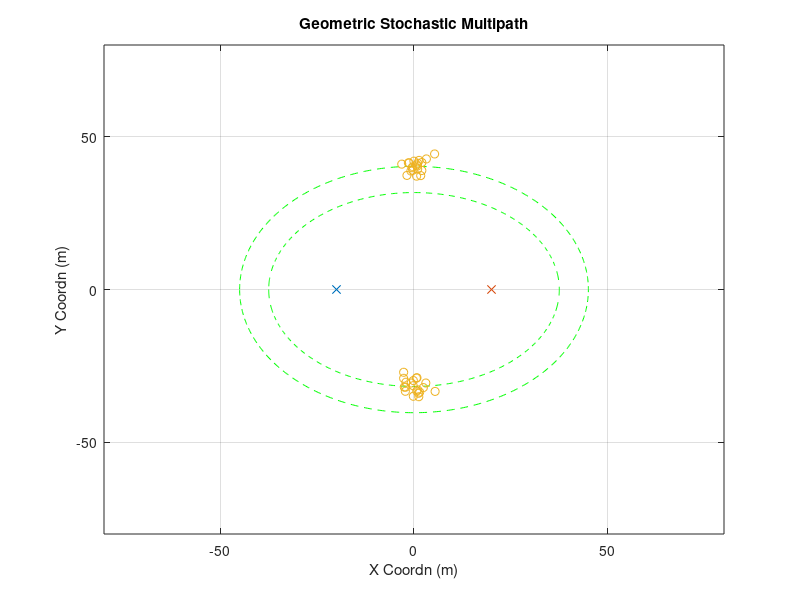

Reproduce this figure in MATLAB. (Note: this script raises an error after producing the figure.)
% 1.Test whether it is possible to get reasonable "initial guess" of channle
% parameter
% 2.This script uses channel model of get_H_freq2
% 3.This version assumed transmitter array gain is perfect (not fractional
% mismatch) and gain is Nt
% 4. It uses LMS version 2 (as compared to LMS_v1 in initialization_v4 )
clear;clc;close all
% rng(2)
%% other parameter
plot_ellipse = 1;
noise_pow = 1;

%% Goemetry Parameters
Nt = 16;
Nr = 16;
D_bs2ue = 40;
loc0_ue = [-D_bs2ue/2,0];
loc0_bs = [D_bs2ue/2,0];
speed_c = 3e8;
fc = 28e9;
%% Large Scale Parameter (Multiple Clusters)
cluster_delay = [300e-9,250e-9];
cluster_num = 2;
ray_num = 20;

%% Cluster Generation (Strongest Two?)
for cluster_index = 1:cluster_num
    delay = cluster_delay(cluster_index);
    ellipse_len = delay*speed_c;
    a = ellipse_len/2;
    c = D_bs2ue/2;
    b = sqrt(a^2-c^2);
    
%     AOA = rand*pi-pi/2;
    if cluster_index==1
        AOA = pi/2;
    else
        AOA = -pi/2;
    end
    loc_cluster_cnt = [a*cos(AOA),b*sin(AOA)];
    loc_cluster = repmat(loc_cluster_cnt,ray_num,1)+[randn(ray_num,1)*2,randn(ray_num,1)*2];
    loc_cluster_total((cluster_index-1)*ray_num+1:cluster_index*ray_num,:) =  loc_cluster;
    
    for ray_index = 1:ray_num
        raydelay(cluster_index,ray_index) = (norm(loc_cluster(ray_index,:)-loc0_bs)...
                    +norm(loc_cluster(ray_index,:)-loc0_ue))/speed_c;
        temp = loc_cluster(ray_index,:) - loc0_ue;
        rayAOA(cluster_index,ray_index) = angle(temp(1)+1j*temp(2));
        temp = loc_cluster(ray_index,:) - loc0_bs;
        rayAOD(cluster_index,ray_index) = angle(temp(1)+1j*temp(2));
    end
    raygain = exp(1j*rand(cluster_num, ray_num)*2*pi);
%     raygain(2,:) = zeros(1,ray_num);
    
    fprintf('Cluster %d:\n',cluster_index);
    fprintf('DS Mean:    %4.2f ns\n', mean(raydelay(cluster_index,:)*1e9));
    fprintf('DS Std Dev: %4.2f ns\n', sqrt(var(raydelay(cluster_index,:)*1e9)));
    fprintf('AOAS Mean:    %4.2f degree\n', mean(rayAOA(cluster_index,:)/pi*180));
    fprintf('AOAS Std Dev: %4.2f degree\n', sqrt(var(rayAOA(cluster_index,:)/pi*180)));
    fprintf('AODS Mean:    %4.2f degree\n', mean(rayAOD(cluster_index,:)/pi*180));
    fprintf('AODS Std Dev: %4.2f degree\n', sqrt(var(rayAOD(cluster_index,:)/pi*180)));
    
    % plot ellipse
    if plot_ellipse
        t = -pi:0.01:pi;
        x = a*cos(t);
        y = b*sin(t);
        figure(99)
        plot(x,y,'g--');hold on
    end
end

% plot of scattering ellipse
if plot_ellipse
    figure(99)
    plot(loc0_ue(1),loc0_ue(2),'x');hold on
    plot(loc0_bs(1),loc0_bs(2),'x');hold on
    plot(loc_cluster_total(:,1),loc_cluster_total(:,2),'o');hold on
    title('Geometric Stochastic Multipath')
    axis([-80,80,-80,80])
    xlabel('X Coordn (m)')
    ylabel('Y Coordn (m)')
    grid on
end

%% Frequency Domain MIMO Channel & Frequency Domain Equivalent Beamspace Channel
Nfft = 512;
H_freq0 = get_H_freq2( raygain,...
                       raydelay,...
                       rayAOA,...
                       rayAOD,...
                       cluster_num,...
                       ray_num,...
                       Nt, Nr);
norm_factor = sqrt(mean(mean(mean(abs(H_freq0).^2))));
% norm_factor = 1;
H_freq0 = H_freq0 / norm_factor ;

%%
phi1 = mean(rayAOA(1,:),2);
% phi_round1 = round(mean(rayAOA(1,:),2)/pi*2^6)/2^6*pi;
phi_round1 = phi1;
arx1 = exp(1j*(0:Nr-1)'*pi*sin(phi_round1))/sqrt(Nr);

phi_round1_leftasst = (round(mean(rayAOA(1,:),2)/pi*2^6)-0.25)/2^6*pi;
arx1_leftasst = exp(1j*(0:Nr-1)'*pi*sin(phi_round1_leftasst))/sqrt(Nr);
phi_round1_rightasst = (round(mean(rayAOA(1,:),2)/pi*2^6)+0.25)/2^6*pi;
arx1_rightasst = exp(1j*(0:Nr-1)'*pi*sin(phi_round1_rightasst))/sqrt(Nr);

theta1 = mean(rayAOD(1,:),2);
atx1 = exp(1j*(0:Nt-1)'*pi*sin(theta1))/sqrt(Nt);

phi2 = mean(rayAOA(2,:),2);
% phi_round2 = round(mean(rayAOA(2,:),2)/pi*2^6)/2^6*pi;
phi_round2 = phi2;
arx2 = exp(1j*(0:Nr-1)'*pi*sin(phi_round2))/sqrt(Nr);
theta2 = mean(rayAOD(2,:),2);
atx2 = exp(1j*(0:Nt-1)'*pi*sin(theta2))/sqrt(Nt);
%% quick look at post-beamforming wideband channel 
if noise_pow == 10
    NMSE = -10;
elseif noise_pow == 1
    NMSE = -20;
elseif noise_pow == 0.1
    NMSE = -30;
end

H_error_scaler = sqrt(10^(NMSE/10));
for kk=1:Nfft
    H_error = (randn(Nr,Nt)+1j*randn(Nr,Nt))/sqrt(2)*H_error_scaler;
    H_BB1(kk,1) = arx1'*(squeeze(H_freq0(:,:,kk))+H_error)*atx1;
    H_BB2(kk,1) = arx2'*(squeeze(H_freq0(:,:,kk))+H_error)*atx2;
end
% figure
% plot(10*log10(abs(H_BB1(:,1))))
% grid on
% xlabel('Subcarrier Index')
% ylabel('Channel Gain (dB)')
%% OMP approach 
G = 1000;
Nfft = 512;
tau_range = linspace(150,350,G)*1e-9;
krange = transpose(1:Nfft);
for gg=1:G
    Psi(:,gg) = exp(-1j*(2*pi)*krange*tau_range(gg)/(Nfft*1e-9));
end
s_tau = zeros(Nfft,ray_num);
h_res = H_BB1(:,1);
for rr=1:ray_num
    [~, kr_bb1(rr)] = max(abs(Psi'*h_res));
    s_tau(:,rr) = Psi(:,kr_bb1(rr));
    h_res = (eye(Nfft) - s_tau(:,1:rr)*pinv(s_tau(:,1:rr)))*H_BB1(:,1);
end

s_tau = zeros(Nfft,ray_num);
h_res = H_BB2(:,1);
for rr=1:ray_num
    [~, kr_bb2(rr)] = max(abs(Psi'*h_res));
    s_tau(:,rr) = Psi(:,kr_bb2(rr));
    h_res = (eye(Nfft) - s_tau(:,1:rr)*pinv(s_tau(:,1:rr)))*H_BB2(:,1);
end
% [sort(tau_range(kr)).' sort(raydelay(1,:)).']*1e9
%% Parameter refinement using Alternative Search in BB1
t_num = 50;
for tt = 1:t_num
    if tt==1
        rayAOA_prev = ones(1,ray_num)*phi1;
        raydelay_prev = tau_range(kr_bb1);
    elseif tt>1
        raydelay_prev = tau_est;
        rayAOA_prev = AOA_est;
        raygain_prev = alpha_est;
    end

    % Alternative estimation parameters
    
        %---------------------------------------------
        % Alpha estimation using previous tau and phi
        %---------------------------------------------
        for kk=1:Nfft
            if tt==1
                bigPhi = ones(1,ray_num)*1e-5;
            else
                bigPhi = sin(rayAOA_prev(1,:))-sin(phi_round1);
            end
            bigTheta = -sin(rayAOD(1,:))+sin(theta1);
            BigAlpha(kk,:) = exp(-1j*2*pi*kk*(raydelay_prev(1,:))/(1e-9*Nfft))...
                .*(1-exp(1j*pi*Nr*bigPhi))./(1-exp(1j*pi*bigPhi))...
                .*Nt...
                ./(Nt*Nr);
        end
        alpha_est = (pinv(BigAlpha)*H_BB1(:,1)).';
%         H_BB1_pred(:,tt) = BigAlpha*(alpha_est.');
%         figure
%         plot(abs(H_BB1_pred(:,tt)));hold on
%         plot(abs(H_BB1(:,1)));hold on
%         legend('pred','true')
        
        
        %---------------------------------------------
        % tau estimation with previous alpha and phi
        %---------------------------------------------
        for kk=1:Nfft
%             bigPhi = sin(rayAOA_prev(1,:))-sin(phi_round1);
            bigTheta = -sin(rayAOD(1,:))+sin(theta1);
            BigTau(kk,:) = (-1j*2*pi/(Nfft*1e-9)*kk)...
            .*exp(-1j*2*pi*kk*(raydelay_prev(1,:))/(1e-9*Nfft))...
            .*alpha_est...    
            .*(1-exp(1j*pi*Nr*bigPhi))./(1-exp(1j*pi*bigPhi))...
            .*Nt...
            ./(Nt*Nr);
            
            BigTau_const(kk,:) = exp(-1j*2*pi*kk*(raydelay_prev(1,:))...
            /(1e-9*Nfft))...
            .*alpha_est...    
            .*(1-exp(1j*pi*Nr*bigPhi))./(1-exp(1j*pi*bigPhi))...
            .*Nt...
            ./(Nt*Nr);
        end
%         H_BB1_pred(:,tt) = sum(BigTau_const,2)+BigTau*((raydelay(1,:)-raydelay_prev(1,:)).');
        deltatau_est = pinv([real(BigTau);imag(BigTau)])...
            *[real(H_BB1(:,1)-sum(BigTau_const,2));imag(H_BB1(:,1)-sum(BigTau_const,2))];
        tau_est = raydelay_prev(1,:) + deltatau_est.';
%         H_BB1_pred_real(:,tt) = real(BigTau) * deltatau_est + real(sum(BigTau_const,2));
%         H_BB1_pred_imag(:,tt) = imag(BigTau) * deltatau_est + imag(sum(BigTau_const,2));
%         figure
%         plot(abs(H_BB1_pred_real(:,tt)+1j*H_BB1_pred_imag(:,tt)));hold on
%         plot(abs(H_BB1(:,1)));hold on
%         legend('pred','true')

        %---------------------------------------------
        % phi estimation using previous alpha and tau
        %---------------------------------------------
%         rayAOA_prev(1,:) = rayAOA_prev(1,:) + deltaAOA_est;
        for kk=1:Nfft
%             bigPhi = sin(rayAOA_prev(1,:))-sin(phi_round1);
            bigTheta = -sin(rayAOD(1,:))+sin(theta1);
            BigPhi_const(kk,:) = alpha_est(1,:)...
                .*exp(-1j*2*pi*kk*(tau_est)/(1e-9*Nfft))...
                .*(1-exp(1j*pi*Nr*bigPhi))./(1-exp(1j*pi*bigPhi))...
                .*Nt...
                ./(Nt*Nr);
            for ray_index=1:ray_num
                phi_bar = phi_round1;
                phi_chan = rayAOA_prev(1,ray_index);
                BigPHI(kk,ray_index) = alpha_est(ray_index)...
                .*exp(-1j*2*pi*kk*(tau_est(ray_index))/(1e-9*Nfft))...
                .*((-1j*pi*Nr*cos(rayAOA_prev(1,ray_index)))*exp(1j*pi*Nr*bigPhi(ray_index))*(1-exp(1j*pi*bigPhi(ray_index)))...
                -(1-exp(1j*pi*Nr*bigPhi(ray_index)))*exp(1j*pi*bigPhi(ray_index))*(-1j*pi*cos(rayAOA_prev(1,ray_index))))...
                ./((1-exp(1j*pi*bigPhi(ray_index)))^2)...
                .*Nt...
                ./(Nt*Nr);
            end
        end
%         H_BB1_pred(:,tt) = sum(BigPhi_const,2)+BigPHI*((rayAOA(1,:)-rayAOA_prev(1,:)).');
        deltaAOA_est = pinv([real(BigPHI);imag(BigPHI)])...
            *[real(H_BB1(:,1)-sum(BigPhi_const,2));imag(H_BB1(:,1)-sum(BigPhi_const,2))];
        AOA_est = rayAOA_prev(1,:) + deltaAOA_est.';
        
%         H_BB1_pred_real(:,tt) = real(BigPHI) * deltaAOA_est + real(sum(BigPhi_const,2));
%         H_BB1_pred_imag(:,tt) = imag(BigPHI) * deltaAOA_est + imag(sum(BigPhi_const,2));
%         figure
%         plot(abs(H_BB1_pred_real(:,tt)+1j*H_BB1_pred_imag(:,tt)));hold on
%         plot(abs(H_BB1(:,1)));hold on
%         legend('pred','true')
        
        %---------------------------------------------
        % Post-Beamforming Channel Using Estimated Parameter
        %---------------------------------------------
        bigPhi_est = sin(AOA_est)-sin(phi_round1);
        for kk=1:Nfft
        H_BB1_pred(kk,tt) = sum(alpha_est(1,:)...
                .*exp(-1j*2*pi*kk*tau_est/(1e-9*Nfft))...
                .*(1-exp(1j*pi*Nr*bigPhi_est))./(1-exp(1j*pi*bigPhi_est))...
                ./Nr);
        end

    MSE_init1(tt) = norm(H_BB1(:,1)-H_BB1_pred(:,tt),'fro')/norm(H_BB1(:,1),'fro');
end
% wrap-up everything for tracking
tau_est1 = tau_est;
AOA_est1= AOA_est;
alpha_est1 = alpha_est;
%% 
figure
plot(MSE_init1);hold on;grid on
xlabel('Iteration')
title('MSE in Initilization')
ylabel('MSE in BB1')
%% Parameter refinement using Alternative Search in BB2
t_num = 50;
for tt = 1:t_num
    if tt==1
        rayAOA_prev = ones(1,ray_num)*phi2;
        raydelay_prev = tau_range(kr_bb2);
    elseif tt>1
        raydelay_prev = tau_est;
        rayAOA_prev = AOA_est;
        raygain_prev = alpha_est;
    end

    % Alternative estimation parameters
    
        %---------------------------------------------
        % Alpha estimation using previous tau and phi
        %---------------------------------------------
        for kk=1:Nfft
            if tt==1
                bigPhi = ones(1,ray_num)*1e-5;
            else
                bigPhi = sin(rayAOA_prev(1,:))-sin(phi_round2);
            end
%             bigPhi = sin(rayAOA_prev(1,:))-sin(phi_round2);
            bigTheta = -sin(rayAOD(2,:))+sin(theta2);
            BigAlpha(kk,:) = exp(-1j*2*pi*kk*(raydelay_prev(1,:))/(1e-9*Nfft))...
                .*(1-exp(1j*pi*Nr*bigPhi))./(1-exp(1j*pi*bigPhi))...
            .*Nt...
            ./(Nt*Nr);
        end
        alpha_est = (pinv(BigAlpha)*H_BB2(:,1)).';
        H_BB2_pred(:,tt) = BigAlpha*(alpha_est.');
%         figure
%         plot(abs(H_BB1_pred(:,tt)));hold on
%         plot(abs(H_BB1(:,tt)));hold on
%         legend('pred','true')
        
        
        %---------------------------------------------
        % tau estimation with previous alpha and phi
        %---------------------------------------------
        for kk=1:Nfft
%             bigPhi = sin(rayAOA_prev(1,:))-sin(phi_round2);
            bigTheta = -sin(rayAOD(2,:))+sin(theta2);
            BigTau(kk,:) = (-1j*2*pi/(Nfft*1e-9)*kk)...
            .*exp(-1j*2*pi*kk*(raydelay_prev(1,:))/(1e-9*Nfft))...
            .*alpha_est...    
            .*(1-exp(1j*pi*Nr*bigPhi))./(1-exp(1j*pi*bigPhi))...
            .*Nt...
            ./(Nt*Nr);
            
            BigTau_const(kk,:) = exp(-1j*2*pi*kk*(raydelay_prev(1,:))...
            /(1e-9*Nfft))...
            .*alpha_est...    
            .*(1-exp(1j*pi*Nr*bigPhi))./(1-exp(1j*pi*bigPhi))...
            .*Nt...
            ./(Nt*Nr);
        end
%         H_BB1_pred(:,tt) = sum(BigTau_const,2)+BigTau*((raydelay(1,:)-raydelay_prev(1,:)).');
        deltatau_est = pinv([real(BigTau);imag(BigTau)])...
            *[real(H_BB2(:,1)-sum(BigTau_const,2));imag(H_BB2(:,1)-sum(BigTau_const,2))];
        tau_est = raydelay_prev(1,:) + deltatau_est.';
%         H_BB2_pred_real(:,tt) = real(BigTau) * deltatau_est + real(sum(BigTau_const,2));
%         H_BB2_pred_imag(:,tt) = imag(BigTau) * deltatau_est + imag(sum(BigTau_const,2));
%         figure
%         plot(abs(H_BB2_pred_real(:,tt)+1j*H_BB2_pred_imag(:,tt)));hold on
%         plot(abs(H_BB2(:,1)));hold on
%         legend('pred','true')

        %---------------------------------------------
        % phi estimation using previous alpha and tau
        %---------------------------------------------
%         rayAOA_prev(1,:) = rayAOA_prev(1,:) + deltaAOA_est;
        for kk=1:Nfft
%             bigPhi = sin(rayAOA_prev(1,:))-sin(phi_round2);
            bigTheta = -sin(rayAOD(2,:))+sin(theta2);
            BigPhi_const(kk,:) = alpha_est(1,:)...
                .*exp(-1j*2*pi*kk*(tau_est)/(1e-9*Nfft))...
                .*(1-exp(1j*pi*Nr*bigPhi))./(1-exp(1j*pi*bigPhi))...
                .*Nt...
                ./(Nt*Nr);
            for ray_index=1:ray_num
                phi_bar = phi_round1;
                phi_chan = rayAOA_prev(1,ray_index);
                BigPHI(kk,ray_index) = alpha_est(ray_index)...
                .*exp(-1j*2*pi*kk*(tau_est(ray_index))/(1e-9*Nfft))...
                .*((-1j*pi*Nr*cos(rayAOA_prev(1,ray_index)))*exp(1j*pi*Nr*bigPhi(ray_index))*(1-exp(1j*pi*bigPhi(ray_index)))...
                -(1-exp(1j*pi*Nr*bigPhi(ray_index)))*exp(1j*pi*bigPhi(ray_index))*(-1j*pi*cos(rayAOA_prev(1,ray_index))))...
                ./((1-exp(1j*pi*bigPhi(ray_index)))^2)...
                .*Nt...
                ./(Nt*Nr);
            end
        end
%         H_BB1_pred(:,tt) = sum(BigPhi_const,2)+BigPHI*((rayAOA(1,:)-rayAOA_prev(1,:)).');
        deltaAOA_est = pinv([real(BigPHI);imag(BigPHI)])...
            *[real(H_BB2(:,1)-sum(BigPhi_const,2));imag(H_BB2(:,1)-sum(BigPhi_const,2))];
        AOA_est = rayAOA_prev(1,:) + deltaAOA_est.';
        
%         H_BB1_pred_real(:,tt) = real(BigPHI) * deltaAOA_est + real(sum(BigPhi_const,2));
%         H_BB1_pred_imag(:,tt) = imag(BigPHI) * deltaAOA_est + imag(sum(BigPhi_const,2));
%         figure
%         plot(abs(H_BB2_pred_real(:,tt)+1j*H_BB2_pred_imag(:,tt)));hold on
%         plot(abs(H_BB2(:,1)));hold on
%         legend('pred','true')
        
        %---------------------------------------------
        % Post-Beamforming Channel Using Estimated Parameter
        %---------------------------------------------
        bigPhi_est = sin(AOA_est)-sin(phi_round2);
        for kk=1:Nfft
        H_BB2_pred(kk,tt) = sum(alpha_est(1,:)...
                .*exp(-1j*2*pi*kk*tau_est/(1e-9*Nfft))...
                .*(1-exp(1j*pi*Nr*bigPhi_est))./(1-exp(1j*pi*bigPhi_est))...
                .*Nt...
                ./(Nt*Nr));
        end
%         figure
%         plot(abs(H_BB2_pred(:,tt)));hold on
%         plot(abs(H_BB2(:,1)));hold on
%         legend('pred','true')


    MSE_init2(tt) = norm(H_BB2(:,1)-H_BB2_pred(:,tt),'fro')/norm(H_BB2(:,1),'fro');
end

% wrap-up everything for tracking
tau_est2 = tau_est;
AOA_est2 = AOA_est;
alpha_est2 = alpha_est;

%%
% figure
% plot(MSE_init2);hold on;grid on
% xlabel('Iteration')
% title('MSE in Initilization')
% ylabel('MSE in BB2')
%% Channel change in BB1 and BB2
rho = 1;
speed_rotate = -100/180*pi;
t_range = (2.5:2.5:200)*1e-3;
for tt = 1:length(t_range)
    t_now = t_range(tt);
    dt = t_range(2)-t_range(1);
    
    % setup speed
    if t_now<500e-3
        speed_v = [10, 0];
    else
        speed_v = [10, 0];
    end
    
    if tt==1
        loc_ue = loc0_ue + speed_v * dt;
    else
        loc_ue = loc_ue + speed_v * dt;
    end
     
%     clc
%     fprintf('Time Evolution %2.4f s\n',t_range(tt));
    [raydelay, rayAOA, rayAOD ] = get_multipath(loc0_bs, loc_ue, loc_cluster_total,...
                                            cluster_num, ray_num );
    rayAOA = rayAOA + speed_rotate * (tt-1) * dt;
%     raygain = raygain.*exp(1j*rand(cluster_num,ray_num)*2*pi*sqrt(1-rho^2));
    raygain = rho * raygain + (randn(cluster_num,ray_num)+1j*randn(cluster_num,ray_num))...
                                /sqrt(2)*sqrt(1-rho^2);

%     H_freq = get_H_freq2(raygain, raydelay, rayAOA, rayAOD, cluster_num, ray_num, Nt, Nr);
%     H_freq = H_freq / norm_factor ;

    raygain_true_BB1(tt,:)  = raygain(1,:);
    raygain_true_BB2(tt,:)  = raygain(2,:);
    
    raydelay_true_BB1(tt,:)  = raydelay(1,:);
    raydelay_true_BB2(tt,:)  = raydelay(2,:);
    
    rayAOA_true_BB1(tt,:)  = rayAOA(1,:);
    rayAOA_true_BB2(tt,:)  = rayAOA(2,:);
end

%% Parameter tracking using gradient descent
stepsize = 1e-7;

raydelay_est_BB1 = zeros(length(t_range),ray_num);
rayAOA_est_BB1 = zeros(length(t_range),ray_num);
raygain_est_BB1 = zeros(length(t_range),ray_num);

raydelay_est_BB2 = zeros(length(t_range),ray_num);
rayAOA_est_BB2 = zeros(length(t_range),ray_num);
raygain_est_BB2 = zeros(length(t_range),ray_num);

for tt = 1:length(t_range)
    
    raygain(1,:) = raygain_true_BB1(tt,:);
    raydelay(1,:) = raydelay_true_BB1(tt,:);
    rayAOA(1,:) = rayAOA_true_BB1(tt,:);
    
    raygain(2,:) = raygain_true_BB2(tt,:);
    raydelay(2,:) = raydelay_true_BB2(tt,:);
    rayAOA(2,:) = rayAOA_true_BB2(tt,:);
    
    H_freq = get_H_freq2(raygain, raydelay, rayAOA, rayAOD, cluster_num, ray_num, Nt, Nr);
    H_freq = H_freq / norm_factor;
    MIMO_noise = (randn(Nr,Nt,Nfft)+1j*randn(Nr,Nt,Nfft))*sqrt(noise_pow/2);
    H_freq_noisy = H_freq + MIMO_noise;
    
    arx1 = exp(1j*(0:Nr-1)'*pi*sin(phi_round1))/sqrt(Nr);
    arx2 = exp(1j*(0:Nr-1)'*pi*sin(phi_round2))/sqrt(Nr);

    for kk=1:Nfft
        H_error = (randn(Nr,Nt)+1j*randn(Nr,Nt))/sqrt(2)*H_error_scaler;
        H_BB1(kk,tt) = arx1'*(squeeze(H_freq(:,:,kk))+H_error)*atx1;   
        H_BB2(kk,tt) = arx2'*(squeeze(H_freq(:,:,kk))+H_error)*atx2;   
    end
    
    if tt==1
        raydelay_est_BB1(tt,:) = tau_est1;
        rayAOA_est_BB1(tt,:) = AOA_est1;
        raygain_est_BB1(tt,:) = alpha_est1;

        raydelay_est_BB2(tt,:) = tau_est2;
        rayAOA_est_BB2(tt,:) = AOA_est2;
        raygain_est_BB2(tt,:) = alpha_est2;
        
%         raydelay_est_BB1(tt,:) = raydelay(1,:);
%         rayAOA_est_BB1(tt,:) = rayAOA(1,:);
%         raygain_est_BB1(tt,:) = raygain(1,:)/norm_factor;
%         
%         raydelay_est_BB2(tt,:) = raydelay(2,:);
%         rayAOA_est_BB2(tt,:) = rayAOA(2,:);
%         raygain_est_BB2(tt,:) = raygain(2,:)/norm_factor;
    else
        raydelay_est_BB1(tt,:) = tau_est_BB1;
        rayAOA_est_BB1(tt,:) = phi_est_BB1;
        raygain_est_BB1(tt,:) = alpha_est_BB1;
        
        raydelay_est_BB2(tt,:) = tau_est_BB2;
        rayAOA_est_BB2(tt,:) = phi_est_BB2;
        raygain_est_BB2(tt,:) = alpha_est_BB2;
    end
    
    % gain is not updated in this algorithm
    alpha_est_BB1 = raygain_est_BB1(tt,:);
    alpha_est_BB2 = raygain_est_BB2(tt,:);

    % LMS update for channel parameters in BB1
    [tau_est_BB1, deltaAOA_est_BB1,  phi_est_BB1] ...
        = LMS_tracking_v2( alpha_est_BB1,...
                        raydelay_est_BB1(tt,:),...
                        rayAOA_est_BB1(tt,:),...
                        phi_round1,...
                        rayAOD(1,:),...
                        theta1,...
                        H_BB1(:,tt),...
                        Nt, Nr, Nfft, ray_num, stepsize);

    phi_round1 = phi_round1 + stepsize * deltaAOA_est_BB1.';

        % LMS update for channel parameters in BB2
    [tau_est_BB2, deltaAOA_est_BB2,  phi_est_BB2] ...
        = LMS_tracking_v2( alpha_est_BB2,...
                        raydelay_est_BB2(tt,:),...
                        rayAOA_est_BB2(tt,:),...
                        phi_round2,...
                        rayAOD(2,:),...
                        theta2,...
                        H_BB2(:,tt),...
                        Nt, Nr, Nfft, ray_num, stepsize);

    phi_round2 = phi_round2 + stepsize * deltaAOA_est_BB2.';
        %---------------------------------------------
        % Post-Beamforming Channel Using Estimated Parameter
        %---------------------------------------------
        bigPhi_est = sin(phi_est_BB1)-sin(phi_round1);
        bigTheta = -sin(rayAOD(1,:))+sin(theta1);
        for kk=1:Nfft
        H_BB1_pred(kk,tt) = sum(alpha_est_BB1(1,:)...
                .*exp(-1j*2*pi*kk*tau_est_BB1/(1e-9*Nfft))...
                .*(1-exp(1j*pi*Nr*bigPhi_est))./(1-exp(1j*pi*bigPhi_est))...
                .*Nt...
                ./(Nt*Nr));
        end
        
        bigPhi_est = sin(phi_est_BB2)-sin(phi_round2);
        bigTheta = -sin(rayAOD(2,:))+sin(theta2);
        for kk=1:Nfft
        H_BB2_pred(kk,tt) = sum(alpha_est_BB2(1,:)...
                .*exp(-1j*2*pi*kk*tau_est_BB2/(1e-9*Nfft))...
                .*(1-exp(1j*pi*Nr*bigPhi_est))./(1-exp(1j*pi*bigPhi_est))...
                .*Nt...
                ./(Nt*Nr));
        end

    
    % post-BF evaluation
    MSE_tracking_BB1(tt) = norm(H_BB1(:,tt)-H_BB1_pred(:,tt),'fro')/norm(H_BB1(:,tt),'fro');
    MSE_oldest_BB1(tt) = norm(H_BB1(:,tt)-H_BB1(:,1),'fro')/norm(H_BB1(:,tt),'fro');
    
    MSE_tracking_BB2(tt) = norm(H_BB2(:,tt)-H_BB2_pred(:,tt),'fro')/norm(H_BB2(:,tt),'fro');
    MSE_oldest_BB2(tt) = norm(H_BB2(:,tt)-H_BB2(:,1),'fro')/norm(H_BB2(:,tt),'fro');
    
    % capacity evaluation
%     L = cluster_num;
    L = 1;
    SINR_k = zeros(L,Nfft);

    H_freq_est = get_H_freq2([alpha_est_BB1; alpha_est_BB2],...
                             [tau_est_BB1;   tau_est_BB2],...
                             [phi_est_BB1;   phi_est_BB2],...
                              rayAOD,...
                              cluster_num,...
                              ray_num,...
                              Nt, Nr);
    
    for kk=1:Nfft
        [U,S,V] = svd(H_freq_est(:,:,kk));
        [diag_S, temp_idx] = sort(diag(S), 'descend');
        S_sorted  = diag(diag_S);
        U_sorted = U(:,temp_idx);
        V_sorted = V(:,temp_idx); 
        U_est{kk} = U_sorted(:,1:L);
        V_est{kk} = V_sorted(:,1:L);
        
        % true chan
        H_k = squeeze(H_freq(:,:,kk));
        gain = U_est{kk}' * H_k *V_est{kk};
        
        if L==2
            % Capcity computing with L = 2 multiplexed streams
            SINR_k(1, kk) = abs(gain(1,1))^(2) / ((abs(gain(1,2)).^2) + noise_pow);
            SINR_k(2, kk) = abs(gain(2,2))^(2) / ((abs(gain(2,1)).^2) + noise_pow);
        elseif L==1
            % Capcity computing with L = 2 multiplexed streams
            SINR_k(1, kk) = abs(gain(1,1))^(2) / (noise_pow);
        end
    end
    if L==2
        capacity_track(tt) = mean(sum(log2(1+SINR_k))); % bps/Hz
    elseif L==1
        capacity_track(tt) = mean(log2(1+SINR_k)); % bps/Hz
    end


    
    % with perfect CSI
    for kk=1:Nfft
        H_error = (randn(Nr,Nt)+1j*randn(Nr,Nt))/sqrt(2)*H_error_scaler;
        [U,S,V] = svd((squeeze(H_freq(:,:,kk))+H_error));
        [diag_S, temp_idx] = sort(diag(S), 'descend');
        S_sorted  = diag(diag_S);
        U_sorted = U(:,temp_idx);
        V_sorted = V(:,temp_idx); 
        if tt==1
            U_true{kk} = U_sorted(:,1:L);
            V_true{kk} = V_sorted(:,1:L);
        end

        % true chan
        H_k = squeeze(H_freq(:,:,kk));
        gain_true = U_true{kk}' * H_k *V_true{kk};

        if L==2
            % Capcity computing with L = 2 multiplexed streams
            SINR_k_true(1, kk) = abs(gain_true(1,1))^(2) / ((abs(gain_true(1,2)).^2) + noise_pow);
            SINR_k_true(2, kk) = abs(gain_true(2,2))^(2) / ((abs(gain_true(2,1)).^2) + noise_pow);

        elseif L==1
            % Capcity computing with L = 2 multiplexed streams
            SINR_k_true(1, kk) = abs(gain(1,1))^(2) / (noise_pow);

        end
    end
    if L==2
        capacity_true(tt) = mean(sum(log2(1+SINR_k_true))); % bps/Hz
    elseif L==1
        capacity_true(tt) = mean(log2(1+SINR_k_true)); % bps/Hz
    end
end

%% post-beamforming NMSE
figure
plot(1e3*t_range, MSE_tracking_BB1,'linewidth',3);hold on;
plot(1e3*t_range, MSE_oldest_BB1,'linewidth',3);hold on
plot(1e3*t_range, MSE_tracking_BB2,'linewidth',3);hold on;
plot(1e3*t_range, MSE_oldest_BB2,'linewidth',3);hold on
grid on
xlabel('time (ms)')
title('MSE in Tracking')
ylabel('MSE')
legend('BB1 w/ tracking','BB1 w/o tracking','BB2 w/ tracking','BB2 w/o tracking')

%% angle and delay tracking performance
figure
subplot(221)
plot(1e9*mean(raydelay_est_BB1,2));
hold on
plot(1e9*mean(raydelay_true_BB1,2));
legend('est.','true')
ylabel('delay (ns)')
title('delay BB1')

subplot(222)
plot(1e9*mean(raydelay_est_BB2,2));
hold on
plot(1e9*mean(raydelay_true_BB2,2));
legend('est.','true')
ylabel('delay (ns)')
title('delay BB2')

subplot(223)
plot(mean(rayAOA_est_BB1,2)/pi*180);
hold on
plot(mean(rayAOA_true_BB1,2)/pi*180);
legend('est.','true')
ylabel('AOA (deg)')
title('AOA BB1')

subplot(224)
plot(mean(rayAOA_est_BB2,2)/pi*180);
hold on
plot(mean(rayAOA_true_BB2,2)/pi*180);
legend('est.','true')
ylabel('AOA (deg)')
title('AOA BB2')

%%  capacity plotting
figure;
plot(t_range, capacity_track);hold on
plot(t_range, capacity_true);hold on
legend('proposed','perfect CSI')
        
